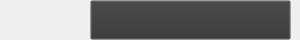
<?xml version="1.0" encoding="UTF-8"?>
<ui version="4.0">
 <class>project_edit_delPics_itemClass</class>
 <widget class="QWidget" name="project_edit_delPics_itemClass">
  <property name="geometry">
   <rect>
    <x>0</x>
    <y>0</y>
    <width>300</width>
    <height>40</height>
   </rect>
  </property>
  <property name="windowTitle">
   <string>project_edit_delPics_item</string>
  </property>
  <widget class="QLabel" name="label_icon">
   <property name="geometry">
    <rect>
     <x>50</x>
     <y>4</y>
     <width>32</width>
     <height>32</height>
    </rect>
   </property>
   <property name="styleSheet">
    <string notr="true">background-color: rgba(52, 52, 52,0);</string>
   </property>
   <property name="text">
    <string/>
   </property>
  </widget>
  <widget class="QPushButton" name="pushButton_title">
   <property name="geometry">
    <rect>
     <x>90</x>
     <y>0</y>
     <width>201</width>
     <height>40</height>
    </rect>
   </property>
   <property name="styleSheet">
    <string notr="true">background-color: rgba(52, 52, 52,0);
color: rgb(0, 0, 0);
text-align: left;</string>
   </property>
   <property name="text">
    <string/>
   </property>
  </widget>
  <widget class="QCheckBox" name="checkBox">
   <property name="geometry">
    <rect>
     <x>10</x>
     <y>10</y>
     <width>21</width>
     <height>20</height>
    </rect>
   </property>
   <property name="styleSheet">
    <string notr="true">background-color: rgba(255, 255, 255,0);</string>
   </property>
   <property name="text">
    <string/>
   </property>
  </widget>
 </widget>
 <layoutdefault spacing="6" margin="11"/>
 <resources/>
 <connections/>
</ui>
